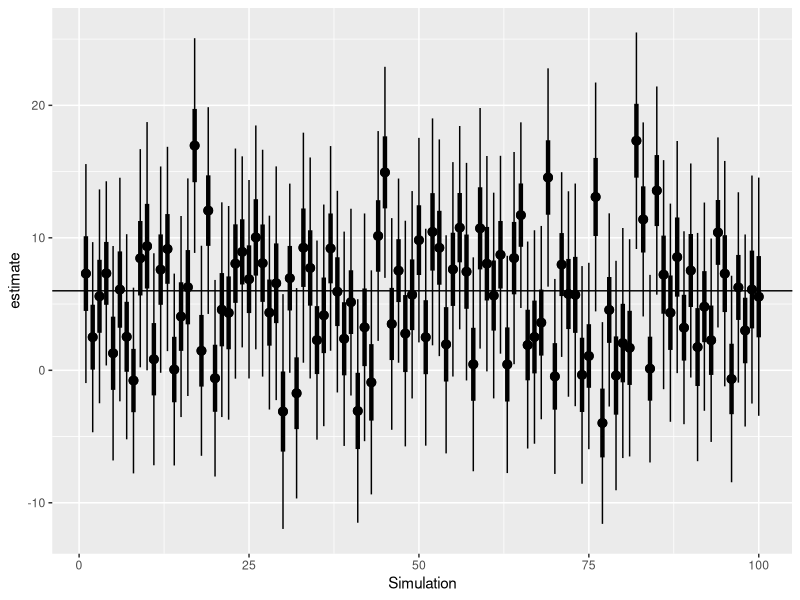

Source code (R):
## ---- chunk 1
library(tidyverse)
set.seed(42)
mu <- 6
sig <- 40
n_draws <- 100
n_reps <- 1000

sim_coverage <- tibble(
  estimate = rep(0,n_reps), se = estimate
)


for(i in 1:n_reps){
 sim_data <- rnorm(n_draws,mean=mu, sd= sig)
 sim_coverage$estimate[[i]] <- mean(sim_data)
 sim_coverage$se[[i]] = sd(sim_data)/sqrt(n_draws)
}

sim_coverage <- sim_coverage |>
 mutate(min_95 = qt(0.025,n_draws-1)*se + estimate,
        max_95 = qt(0.975,n_draws-1)*se + estimate,
        min_50 = qt(0.25,n_draws-1)*se + estimate,
        max_50 = qt(0.75,n_draws-1)*se + estimate,
        covered_95 = min_95 <= mu & max_95 >= mu,
        covered_50 = min_50 <= mu & max_50 >= mu
        )
ggplot(head(sim_coverage,100),aes(x= 1:100, y = estimate)) +
  geom_pointrange(aes(ymin = min_95,ymax = max_95))+
  geom_pointrange(aes(ymin = min_50,ymax = max_50), linewidth= 1.5) +
  geom_hline(aes(yintercept=6)) +
  xlab('Simulation')

## ---- chunk 2
sim_coverage |> summarise(p_covered_95 = mean(sim_coverage$covered_95),
                          p_covered_50 = mean(sim_coverage$covered_50))       

## ---- chunk 3
n <- length(sim_data)
estimate <- mean(sim_data)
se <- sd(sim_data)/sqrt(n)
estimate + qt(c(0.025, 0.975), n-1)*se
## ---- chunk 4
estimate + qnorm(c(0.025, 0.975))*se
